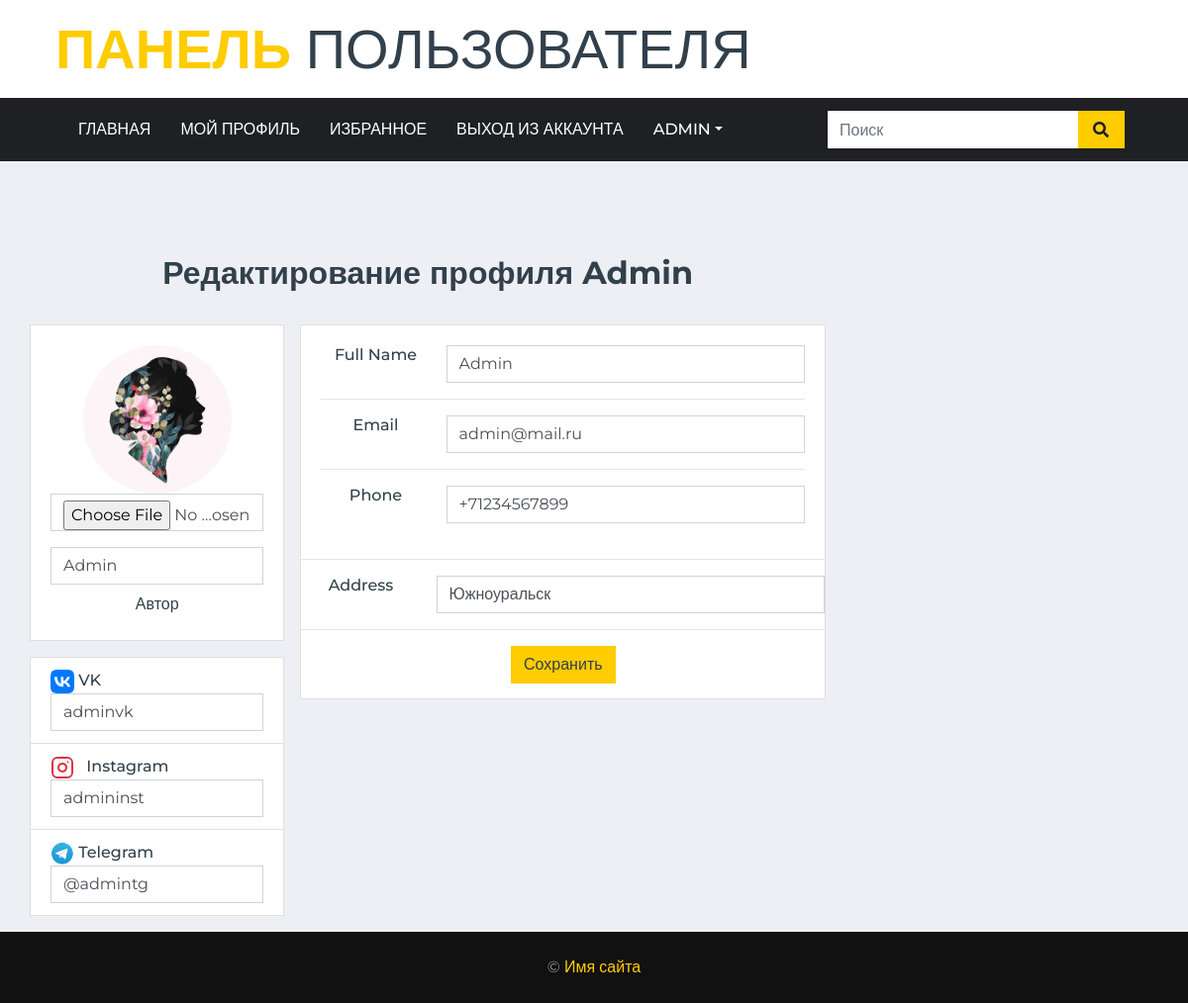
The app's page /users/profile/update (signed in), older data.
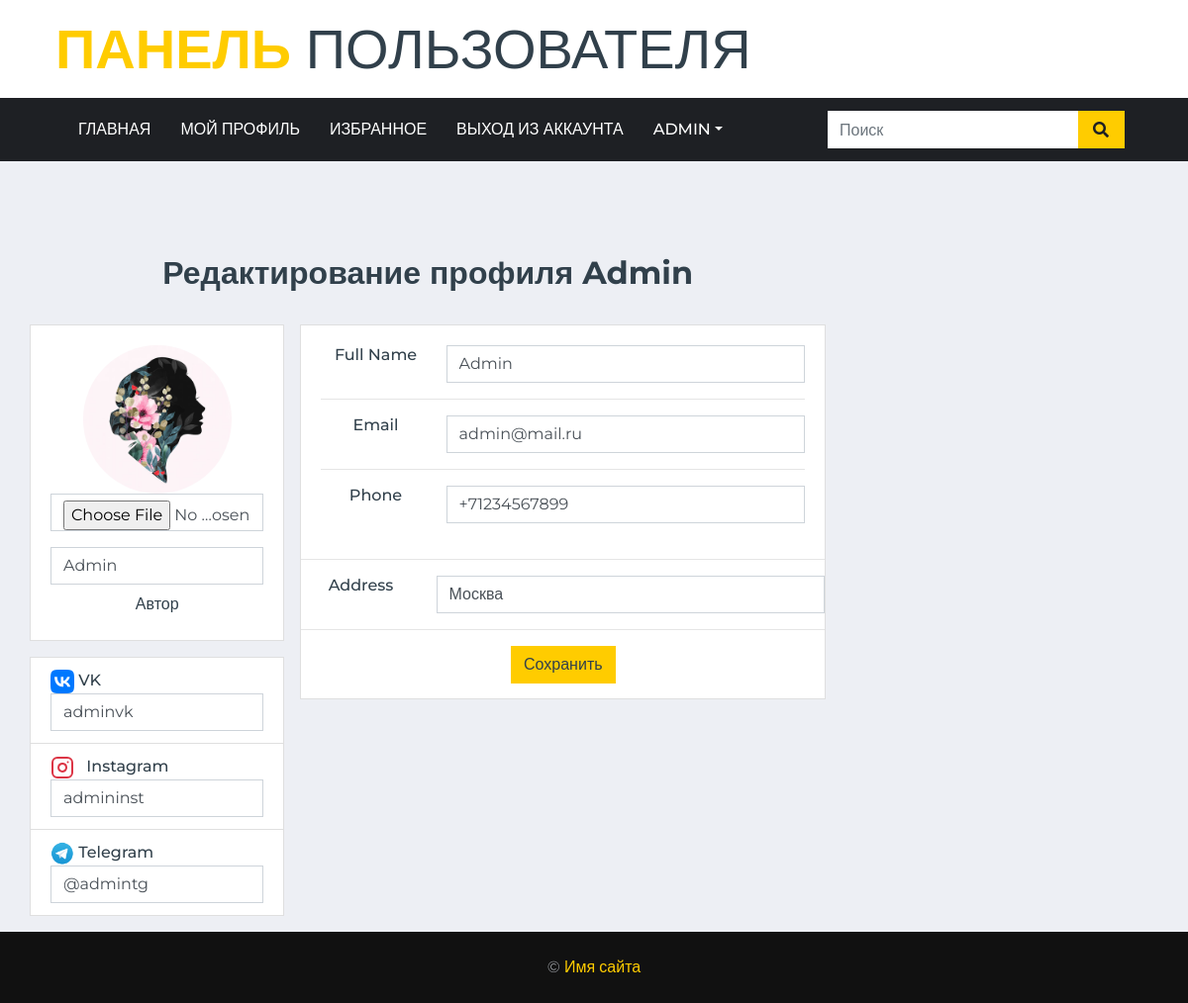
The same page, newer data.
### users/models.py (models this page shows, shortened)
class Account(models.Model):
    gender_choices= (('M', 'Male'),
                     ('F', 'Female'),
                     ('N/A', 'Not answered'))
    user = models.OneToOneField(User, on_delete=models.CASCADE, primary_key=True)
    nickname = models.CharField(max_length=100)
    birthdate = models.DateField(null=True)
    gender = models.CharField(choices=gender_choices, max_length=20, null=True)
    account_image = models.ImageField(default='default.jpg', upload_to='account_images')
    address = models.CharField(max_length=100, null=True)
    vk = models.CharField(max_length=100, null=True)
    instagram = models.CharField(max_length=100, null=True)
    telegram = models.CharField(max_length=100, null=True)
    phone = models.CharField(max_length=20, null=True)
    class Meta:
        ordering = ['user']
        verbose_name = 'Профиль'
        verbose_name_plural = 'Профили'

### users/views.py (the view)
# urls.py: path('profile/update', views.profile_update, name='profile_update'),
def profile_update(request):
    user = request.user
    account = Account.objects.get(user=user)
    if request.method == "POST":
        user_form = UserUpdateForm(request.POST, instance=user)
        account_form = AccountUpdateForm(request.POST, request.FILES, instance=account)
        if user_form.is_valid() and account_form.is_valid():
            user_form.save()
            account_form.save()
            messages.success(request,"Профиль успешно обновлен")
            return redirect('profile')
        else:
            pass
    else:
        context = {'account_form':AccountUpdateForm(instance=account),
                   'user_form':UserUpdateForm(instance=user)}
    return render(request,'users/edit_profile.html',context)

### users/forms.py
class AccountUpdateForm(forms.ModelForm):
    class Meta:
        model = Account
        fields = ['phone', 'address', 'vk', 'instagram', 'telegram', 'account_image']
        widgets = {'phone': TextInput({'class': 'textinput form-control',
                                       'placeholder': 'phone number'}),
                   'address': TextInput({'class': 'textinput form-control',
                                         'placeholder': 'address'}),
                   'vk': TextInput({'class': 'textinput form-control',
                                      'placeholder': 'vk'}),
                   'instagram': TextInput({'class': 'textinput form-control',
                                         'placeholder': 'instagram'}),
                   'telegram': TextInput({'class': 'textinput form-control',
                                           'placeholder': 'telegram'}),
                   'account_image': FileInput({'class': 'form-control',
                                       'placeholder': 'image'})
                   }

### users/templatetags/users_extras.py (called while the page is built)
@register.filter(name="has_group")
def has_group(user, group_name):
    return user.groups.filter(name=group_name).exists()

### users/templates/users/edit_profile.html (shortened to what the changed rows need)
<!DOCTYPE html>
{% load static %}
{% load crispy_forms_tags %}
<html lang="ru">
<head>
    <link href="https://cdnjs.cloudflare.com/ajax/libs/font-awesome/5.15.0/css/all.min.css" rel="stylesheet">
    <link href="{% static 'news_portal/' %}lib/owlcarousel/assets/owl.carousel.min.css" rel="stylesheet">
    <link href="{% static 'news_portal/' %}css/style.css" rel="stylesheet">
</head>
<body>
{% include 'users/user_panel.html' %}
<div class="container-fluid mt-5 pt-3">
    <div class="container">
<div class="row">
    <div class="text-center" style="margin-top:30px;">
        <h2>Редактирование профиля {{ request.user.username }}</h2>
        <br>
        <form method="post" enctype="multipart/form-data">
        <div class="row gutters-sm">
            <div class="col-md-4 mb-3">
                <div class="card">
                    <div class="card-body">
                        <div class="d-flex flex-column align-items-center text-center">
                            <img src="{{ request.user.account.account_image.url }}" alt="{{ request.user.username }}"
                                 class="rounded-circle" width="150">
                            {{ account_form.account_image }}
                            <div class="mt-3">
                                <h4> {{ user_form.username }}</h4>
                                <p class="text-secondary mb-1"> {% if request.user.is_staff %} Автор {% endif %}</p>
                            </div>
                        </div>
                    </div>
                </div>
                <div class="card mt-3">
                    <ul class="list-group list-group-flush">
                        <li class="list-group-item d-flex justify-content-between align-items-center flex-wrap">
                            <span class="text-secondary">{{ account_form.vk }}</span>
                        </li>
                        <li class="list-group-item d-flex justify-content-between align-items-center flex-wrap">
                            <span class="text-secondary">{{ account_form.instagram }}</span>
                        </li>
                        <li class="list-group-item d-flex justify-content-between align-items-center flex-wrap">
                            <span class="text-secondary">{{ account_form.telegram }}</span>
                        </li>
                    </ul>
                </div>
            </div>
            <div class="col-md-8">
                <div class="card mb-3">
                    <div class="card-body">
                        <div class="row">
                            <div class="col-sm-9 text-secondary">
                                {{ account_form.phone }}
                            </div>
                        </div>
                    </div>
                    <div class="row">
                        <div class="col-sm-9 text-secondary">
                                {{ account_form.address }}
                        </div>
                    </div>
                </div>
            </div>
        </div>
        </form>
    </div>
</div>
</div>
</div>
{% block footer %} {% include 'news_portal/footer.html' %} {% endblock %}
</body>
</html>

Row changes from the older to the newer data that the page shows:
changed Account "adminvk": address "Южноуральск" → "Москва"
